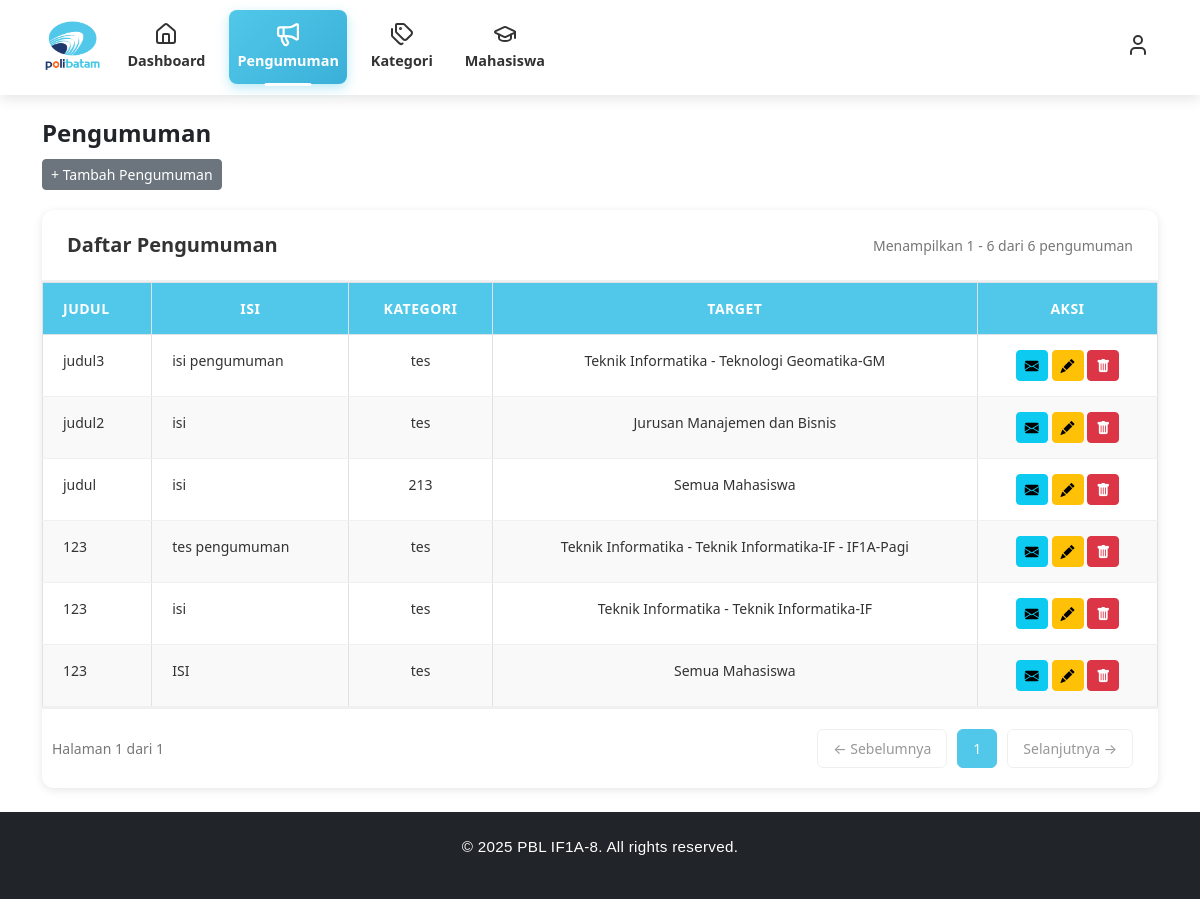
Page /views/admin/pengumuman.php (signed in) on the earlier database version.
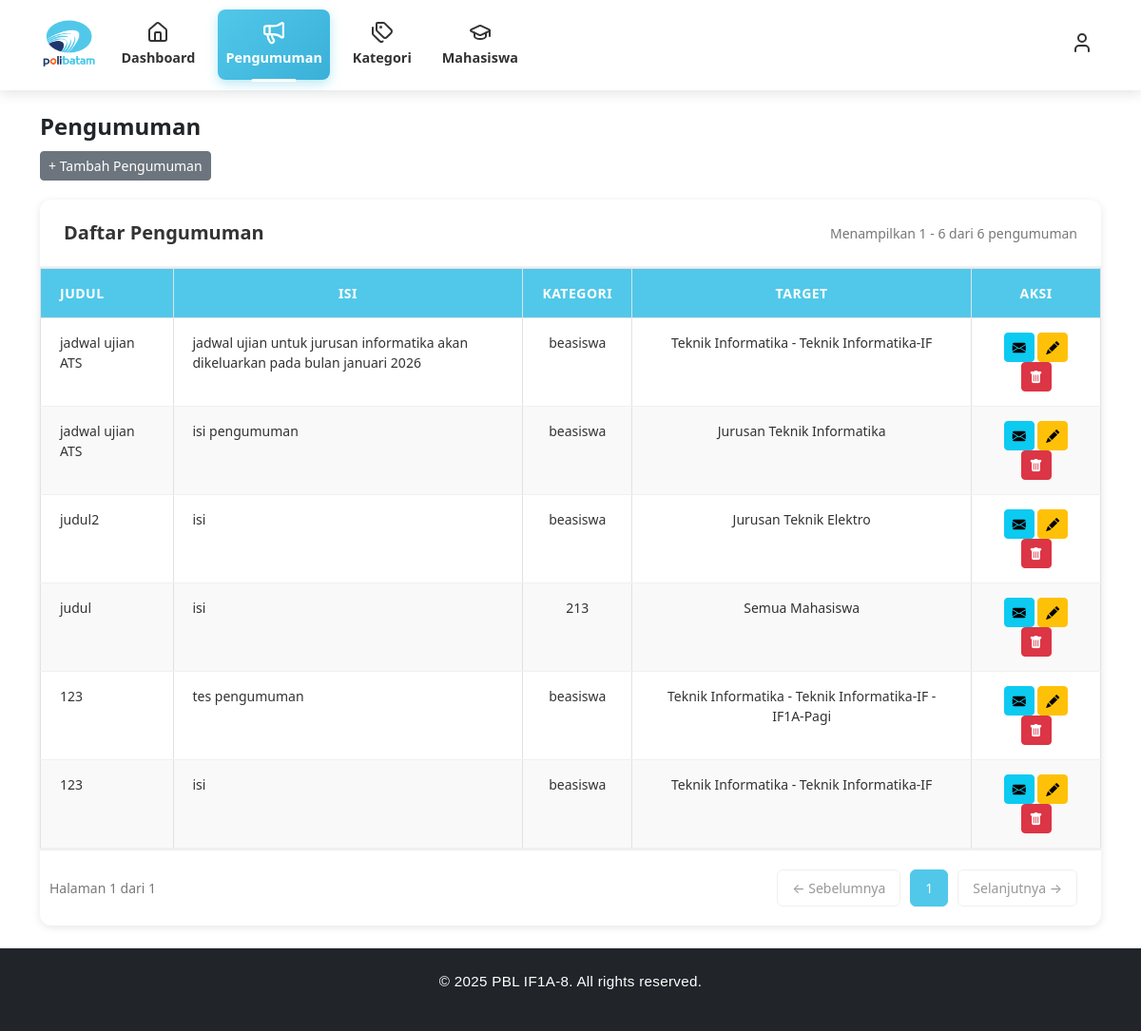
Same page on the later database version.
### tables this page shows
CREATE TABLE `pengumuman` (
  `pengumuman_id` int NOT NULL,
  `judul` varchar(255) NOT NULL,
  `isi` text NOT NULL,
  `target_type` enum('all','jurusan','prodi','kelas') NOT NULL DEFAULT 'all',
  `target_jurusan_id` int DEFAULT NULL,
  `target_prodi_id` int DEFAULT NULL,
  `target_kelas` varchar(50) DEFAULT NULL,
  `kategori_id` int DEFAULT NULL,
  `created_at` timestamp NULL DEFAULT CURRENT_TIMESTAMP
);

CREATE TABLE `kategori` (
  `kategori_id` int NOT NULL,
  `nama_kategori` varchar(100) NOT NULL,
  `deskripsi` varchar(100) NOT NULL
);

### app/controllers/admin/pengumuman_controller.php (called while the page is built, shortened)
<?php
require_once __DIR__ . '/../../../config/config.php';
require_once __DIR__ . '/../../models/pengumuman_model.php';
class PengumumanControllerAdmin
{
    private $model;
    public function __construct()
    {
        global $config;
        $this->model = new PengumumanModel($config);
    }
    public function index()
    {
        return [
            "pengumuman" => $this->model->getAll(),
            "kategori" => $this->model->getKategori(),
            "jurusan" => $this->model->getAllJurusan(),
            "prodi" => $this->model->getAllProdi()
        ];
    }
}
?>

### app/models/pengumuman_model.php (called while the page is built, shortened)
<?php
class PengumumanModel
{
    private $db;
    public function __construct($config)
    {
        $this->db = $config;
    }
    public function getAll()
    {
        $query = "SELECT
                    p.pengumuman_id,
                    p.judul,
                    p.isi,
                    p.kategori_id,
                    p.target_type,
                    p.target_jurusan_id,
                    p.target_prodi_id,
                    p.target_kelas,
                    p.created_at,
                    k.nama_kategori,
                    j.nama_jurusan,
                    pr.nama_prodi,
                    CASE
                        WHEN p.target_type = 'all' THEN 'Semua Mahasiswa'
                        WHEN p.target_type = 'jurusan' AND p.target_prodi_id IS NULL AND p.target_kelas IS NULL THEN CONCAT('Jurusan ', j.nama_jurusan)
                        WHEN p.target_type = 'jurusan' AND p.target_prodi_id IS NOT NULL AND p.target_kelas IS NULL THEN CONCAT(j.nama_jurusan, ' - ', pr.nama_prodi)
                        WHEN p.target_type = 'jurusan' AND p.target_kelas IS NOT NULL THEN CONCAT(j.nama_jurusan, ' - ', pr.nama_prodi, ' - ', p.target_kelas)
                        WHEN p.target_type = 'prodi' AND p.target_kelas IS NULL THEN CONCAT('Prodi ', pr.nama_prodi)
                        WHEN p.target_type = 'prodi' AND p.target_kelas IS NOT NULL THEN CONCAT(pr.nama_prodi, ' - ', p.target_kelas)
                        WHEN p.target_type = 'kelas' THEN CONCAT(pr.nama_prodi, ' - Kelas ', p.target_kelas)
                        ELSE 'Semua Mahasiswa'
                    END as target_display
                  FROM pengumuman p
                  LEFT JOIN kategori k ON p.kategori_id = k.kategori_id
                  LEFT JOIN jurusan j ON p.target_jurusan_id = j.jurusan_id
                  LEFT JOIN prodi pr ON p.target_prodi_id = pr.prodi_id
                  ORDER BY p.created_at DESC";
        $result = $this->db->query($query);
        $data = [];
        while ($row = $result->fetch_assoc()) {
            $data[] = $row;
        }
        return $data;
    }
    public function getKategori()
    {
        $query = "SELECT kategori_id, nama_kategori FROM kategori ORDER BY nama_kategori ASC";
        $result = $this->db->query($query);
        $data = [];
        while ($row = $result->fetch_assoc()) {
            $data[] = $row;
        }
        return $data;
    }
    public function getAllJurusan()
    {
        $query = "SELECT jurusan_id, nama_jurusan FROM jurusan ORDER BY nama_jurusan ASC";
        $result = $this->db->query($query);
        $data = [];
        while ($row = $result->fetch_assoc()) {
            $data[] = $row;
        }
        return $data;
    }
    public function getAllProdi()
    {
        $query = "SELECT prodi_id, nama_prodi, jurusan_id FROM prodi ORDER BY nama_prodi ASC";
        $result = $this->db->query($query);
        $data = [];
        while ($row = $result->fetch_assoc()) {
            $data[] = $row;
        }
        return $data;
    }
}

### views/admin/pengumuman.php (the view, shortened to what this page needs)
<?php
require_once __DIR__ . '/../../app/controllers/admin/pengumuman_controller.php';
$controller = new PengumumanControllerAdmin();
$data = $controller->index();
$pengumuman = $data['pengumuman'];
$itemsPerPage = 10;
$currentPage = isset($_GET['page']) ? max(1, intval($_GET['page'])) : 1;
$offset = ($currentPage - 1) * $itemsPerPage;
$allPengumuman = $pengumuman;
$totalData = count($allPengumuman);
$totalPages = ceil($totalData / $itemsPerPage);
$pengumumanList = array_slice($allPengumuman, $offset, $itemsPerPage);
$startData = $totalData > 0 ? $offset + 1 : 0;
$endData = min($offset + $itemsPerPage, $totalData);
?>
<!DOCTYPE html>
<html lang="id">
<head>
    <link href="https://cdn.jsdelivr.net/npm/bootstrap@5.3.3/dist/css/bootstrap.min.css" rel="stylesheet">
    <link href="https://cdn.jsdelivr.net/npm/bootstrap-icons@1.11.3/font/bootstrap-icons.css" rel="stylesheet">
</head>
<body>
    <?php include("header.php"); ?>
    <main class="container my-4">
        <div class="mb-3">
            <h4 class="fw-bold mb-1">Pengumuman</h4>
            <button class="btn btn-secondary btn-sm mt-2" data-bs-toggle="modal"
                data-bs-target="#modalTambahPengumuman">
                + Tambah Pengumuman
            </button>
        </div>
        <?php if (empty($allPengumuman)): ?>
            <div class="empty-state">
                <i class="bi bi-inbox"></i>
                <h5>Belum Ada Pengumuman</h5>
                <p>Silakan tambahkan pengumuman pertama Anda</p>
            </div>
        <?php else: ?>
            <div class="table-section">
                <div class="table-header">
                    <div class="table-title">Daftar Pengumuman</div>
                    <div class="entries-info">
                        Menampilkan <?= $startData; ?> - <?= $endData; ?> dari <?= $totalData; ?> pengumuman
                    </div>
                </div>
                <div class="table-wrapper">
                    <table class="table table-bordered">
                        <thead>
                            <tr>
                                <th>Judul</th>
                                <th>Isi</th>
                                <th>Kategori</th>
                                <th>Target</th>
                                <th>Aksi</th>
                            </tr>
                        </thead>
                        <tbody>
                            <?php foreach ($pengumumanList as $p): ?>
                                <tr>
                                    <td><?= htmlspecialchars($p['judul']) ?></td>
                                    <td class="isi-cell"><?= nl2br(htmlspecialchars($p['isi'])) ?></td>
                                    <td class="text-center"><?= htmlspecialchars($p['nama_kategori']) ?></td>
                                    <td class="text-center"><?= htmlspecialchars($p['target_display'] ?? 'Semua Mahasiswa') ?>
                                    </td>
                                    <td class="text-center">
                                        <button class="btn btn-info btn-sm email-btn" data-id="<?= $p['pengumuman_id'] ?>"
                                            data-judul="<?= htmlspecialchars($p['judul']) ?>"
                                            data-target="<?= htmlspecialchars($p['target_display'] ?? 'Semua Mahasiswa') ?>"
                                            data-bs-toggle="modal" data-bs-target="#modalKirimEmail" title="Kirim Email">
                                            <i class="bi bi-envelope-fill"></i>
                                        </button>
                                        <button class="btn btn-warning btn-sm edit-btn" data-id="<?= $p['pengumuman_id'] ?>"
                                            data-bs-toggle="modal" data-bs-target="#modalEditPengumuman">
                                            <i class="bi bi-pencil-fill"></i>
                                        </button>
                                        <button class="btn btn-danger btn-sm delete-btn" data-id="<?= $p['pengumuman_id'] ?>"
                                            data-judul="<?= htmlspecialchars($p['judul']) ?>">
                                            <i class="bi bi-trash-fill"></i>
                                        </button>
                                    </td>
                                </tr>
                            <?php endforeach; ?>
                        </tbody>
                    </table>
                </div>
                <?php if ($totalData > 0): ?>
                    <div class="pagination">
                        <div class="page-info">
                            Halaman <?= $currentPage; ?> dari <?= $totalPages; ?>
                        </div>
                        <div class="page-buttons">
                            <?php if ($currentPage > 1): ?>
                                <a href="?page=<?= $currentPage - 1; ?>" class="page-btn">← Sebelumnya</a>
                            <?php else: ?>
                                <button class="page-btn" disabled>← Sebelumnya</button>
                            <?php endif; ?>
                            <?php
                            $range = 2;
                            $start = max(1, $currentPage - $range);
                            $end = min($totalPages, $currentPage + $range);
                            for ($i = $start; $i <= $end; $i++) {
                                $active = ($i == $currentPage) ? 'active' : '';
                                echo '<a href="?page=' . $i . '" class="page-btn ' . $active . '">' . $i . '</a>';
                            }
                            ?>
                            <?php if ($currentPage < $totalPages): ?>
                                <a href="?page=<?= $currentPage + 1; ?>" class="page-btn">Selanjutnya →</a>
                            <?php else: ?>
                                <button class="page-btn" disabled>Selanjutnya →</button>
                            <?php endif; ?>
                        </div>
                    </div>
                <?php endif; ?>
            </div>
        <?php endif; ?>
    </main>
    <?php include("footer.php"); ?>
</body>
</html>

### views/admin/header.php (shortened to what this page needs)
<!DOCTYPE html>
<html lang="en">
<head>
  <link href="https://cdn.jsdelivr.net/npm/bootstrap@5.3.0/dist/css/bootstrap.min.css" rel="stylesheet">
</head>
<body>
  <nav class="navbar navbar-expand-lg navbar-light">
    <div class="container d-flex align-items-center justify-content-between">
      <a class="navbar-brand fw-bold me-3" href="dashboard.php">
        <img src="../../public/assets/img/logopolibatam.png" alt="Logo">
      </a>
      <div class="collapse navbar-collapse" id="navbarContent">
        <ul class="navbar-nav me-auto mb-2 mb-lg-0 d-flex align-items-center">
          <li class="nav-item me-3">
            <a class="nav-link" href="dashboard.php" data-page="dashboard">
              <i data-lucide="home"></i>
              Dashboard
            </a>
          </li>
          <li class="nav-item me-3">
            <a class="nav-link" href="pengumuman.php" data-page="pengumuman">
              <i data-lucide="megaphone"></i>
              Pengumuman
            </a>
          </li>
          <li class="nav-item me-3">
            <a class="nav-link" href="kategori.php" data-page="kategori">
              <i data-lucide="tags"></i>
              Kategori
            </a>
          </li>
          <li class="nav-item me-3">
            <a class="nav-link" href="mahasiswa.php" data-page="mahasiswa">
              <i data-lucide="graduation-cap"></i>
              Mahasiswa
            </a>
          </li>
        </ul>
        <ul class="navbar-nav align-items-center right-icons">
          <li class="nav-item dropdown">
            <a class="nav-link" href="#" id="profileDropdown" role="button" title="Profile">
              <i data-lucide="user"></i>
            </a>
          </li>
        </ul>
      </div>
    </div>
  </nav>
</body>
</html>

### views/admin/footer.php (shortened to what this page needs)
<footer class="bg-dark text-white text-center py-4 mt-auto">
    <div class="container">
        <p>&copy; 2025 PBL IF1A-8. All rights reserved.</p>
    </div>
</footer>

### views/admin/pengumuman.php (style rules this page uses)
.table-section { background: white; border-radius: 12px; box-shadow: 0 2px 8px rgba(0, 0, 0, 0.1); overflow: hidden; margin-top: 20px; }
.table-header { padding: 20px 25px; border-bottom: 2px solid #f0f0f0; display: flex; justify-content: space-between; align-items: center; }
.table-title { font-size: 20px; font-weight: 600; color: #333; }
.entries-info { font-size: 14px; color: #777; }
.table-wrapper { overflow-x: auto; }
table.table { margin-bottom: 0; }
table.table thead th { background-color: #51c8e9 !important; color: white !important; text-align: center !important; padding: 15px 20px; font-weight: 600; font-size: 14px; text-transform: uppercase; letter-spacing: 0.5px; }
table.table thead th:first-child { text-align: left !important; }
table.table tbody td { padding: 15px 20px; border-bottom: 1px solid #f0f0f0; color: #333; font-size: 14px; }
table.table tbody tr { transition: background 0.2s; }
table.table tbody tr:nth-child(odd) td { background-color: #ffffff !important; }
table.table tbody tr:nth-child(even) td { background-color: #f9f9f9 !important; }
table.table tbody td:first-child { text-align: left !important; }
td.isi-cell { white-space: pre-wrap; word-wrap: break-word; max-width: 400px; }
.pagination { padding: 20px 25px; display: flex; justify-content: space-between; align-items: center; border-top: 2px solid #f0f0f0; }
.page-info { font-size: 14px; color: #777; margin-left: 10px; }
.page-buttons { display: flex; gap: 10px; }
.page-btn { padding: 8px 15px; border: 1px solid #e0e0e0; background: white; border-radius: 6px; cursor: pointer; font-size: 14px; transition: all 0.3s; text-decoration: none; color: #333; }
.page-btn:disabled { opacity: 0.5; cursor: not-allowed; }
.page-btn.active { background: #51c8e9; color: white; border-color: #51c8e9; }

### views/admin/header.php (style rules this page uses)
.navbar { position: sticky; top: 0; z-index: 1000; background: rgba(255, 255, 255, 0.25); backdrop-filter: blur(12px) saturate(180%); -webkit-backdrop-filter: blur(12px) saturate(180%); border-bottom: 1px solid rgba(255, 255, 255, 0.3); box-shadow: 0 4px 12px rgba(0, 0, 0, 0.1); padding: 0 1px; padding-top: 10px; padding-bottom: 10px; transition: all 0.3s ease; }
.navbar-brand img { height: 55px; transition: transform 0.3s ease; }
.nav-link { color: #333 !important; display: flex; flex-direction: column; align-items: center; font-weight: 600; font-size: 0.9rem; transition: all 0.3s ease; position: relative; padding: 12px 14px; border-radius: 8px; }
.nav-link svg { width: 24px; height: 24px; margin-bottom: 4px; transition: transform 0.3s ease; }
.nav-link.active { color: #fff !important; background: linear-gradient(135deg, #51c8e9 0%, #3ab0d9 100%); box-shadow: 0 4px 12px rgba(81, 200, 233, 0.4); position: relative; }
.nav-link.active::before { content: ''; position: absolute; bottom: -2px; left: 50%; transform: translateX(-50%); width: 40%; height: 3px; background: #fff; border-radius: 2px; animation: slideIn 0.3s ease; }
.nav-link.active svg { filter: brightness(0) invert(1); transform: scale(1.1); }
#profileDropdown { cursor: pointer; }
#profileDropdown svg { transition: transform 0.3s ease; }

### views/admin/footer.php (style rules this page uses)
body { display: flex; flex-direction: column; min-height: 100vh; }
main { flex: 1; }
footer { font-family: 'Poppins', sans-serif; margin-top: 0 !important; }
footer .container { max-width: 800px; }
footer p { margin-bottom: 1rem; font-size: 0.95rem; letter-spacing: 0.3px; }

Differences in the rows shown:
removed pengumuman: judul "123", isi "ISI", kategori.nama_kategori "tes", target_display "Semua Mahasiswa"
added pengumuman: judul "jadwal ujian ATS", isi "jadwal ujian untuk jurusan informatika akan dikeluarkan pada bulan januari 2026", kategori.nama_kategori "beasiswa", target_display "Teknik Informatika - Teknik Informatika-IF"
changed pengumuman "isi pengumuman": judul "judul3" → "jadwal ujian ATS"; kategori.nama_kategori "tes" → "beasiswa"; target_display "Teknik Informatika - Teknologi Geomatika-GM" → "Jurusan Teknik Informatika"
changed pengumuman "judul2": kategori.nama_kategori "tes" → "beasiswa"; target_display "Jurusan Manajemen dan Bisnis" → "Jurusan Teknik Elektro"
changed through a linked row, pengumuman "tes pengumuman": kategori.nama_kategori "tes" → "beasiswa"
changed through a linked row, pengumuman (number 6 of 6 on the later page): kategori.nama_kategori "tes" → "beasiswa"
